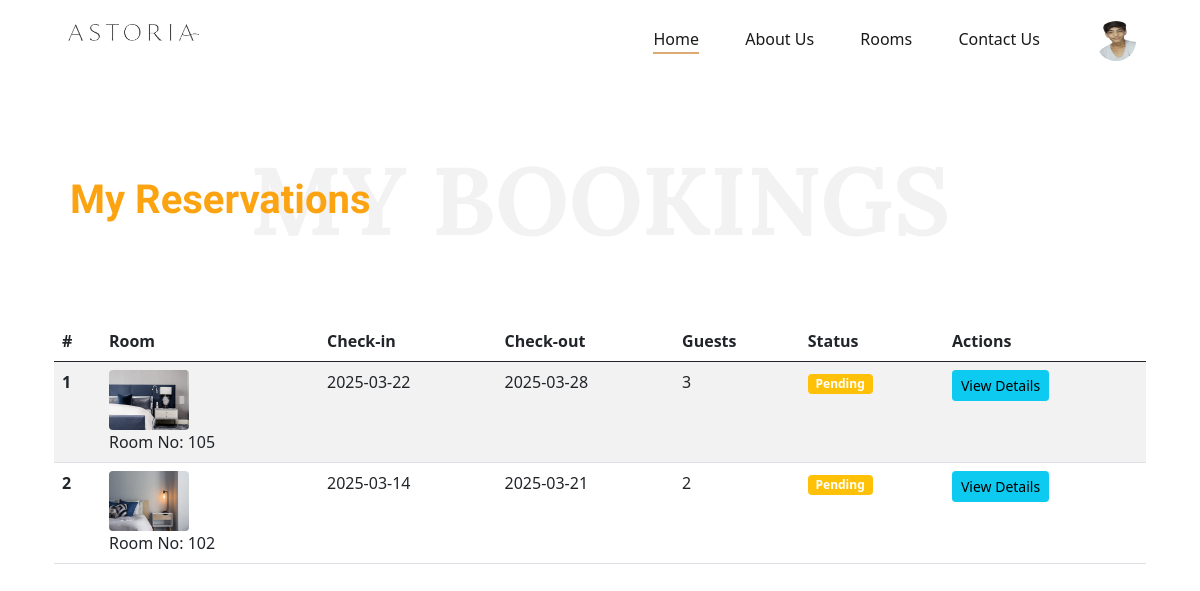
The app's page /user/user_mybookings.php (signed in) with its own data.
### tables this page shows
CREATE TABLE `bookings` (
  `booking_id` int NOT NULL,
  `user_id` int NOT NULL,
  `guest_name` varchar(50) NOT NULL,
  `room_no` int NOT NULL,
  `check_in` date NOT NULL,
  `check_out` date NOT NULL,
  `guests` int NOT NULL,
  `total_price` decimal(10,2) NOT NULL,
  `status` enum('Pending','Confirmed','Cancelled') DEFAULT 'Pending',
  `created_at` timestamp NULL DEFAULT CURRENT_TIMESTAMP,
  `checkin_status` enum('Not Checked-In','Checked-In','Checked-Out') DEFAULT 'Not Checked-In'
);

CREATE TABLE `rooms` (
  `id` int NOT NULL,
  `room_no` int NOT NULL,
  `room_name` varchar(255) NOT NULL,
  `room_type` varchar(50) NOT NULL,
  `price` decimal(10,2) NOT NULL,
  `size` varchar(30) NOT NULL,
  `capacity` varchar(30) NOT NULL,
  `bed` varchar(255) NOT NULL,
  `room_status` enum('Available','Booked','Maintenance') NOT NULL,
  `services` text NOT NULL,
  `description` text,
  `image` varchar(255) NOT NULL
);

### user/user_mybookings.php (the view, shortened to what this page needs)
<?php
include_once('../db_connection.php');
$id = $_SESSION['id'];
$query = "SELECT b.*, r.image FROM bookings b
          JOIN rooms r ON b.room_no = r.room_no
          WHERE b.user_id = $id ORDER BY b.created_at DESC";
$result = mysqli_query($con, $query);
?>
<!DOCTYPE html>
<html lang="en">
<head>
    <link rel="stylesheet" href="../assets/css/bootstrap.min.css">
</head>
<body>
    <?php include_once('user_header.php'); ?>
    <div class="container py-5">
        <div class="page-header text-center">
            <h1>My Bookings</h1>
            <p class="overlay-text">My Reservations</p>
        </div>
        <?php if (mysqli_num_rows($result) > 0) { ?>
            <div class="table-responsive">
                <table class="table table-striped">
                    <thead>
                        <tr>
                            <th>#</th>
                            <th>Room</th>
                            <th>Check-in</th>
                            <th>Check-out</th>
                            <th>Guests</th>
                            <th>Status</th>
                            <th>Actions</th>
                        </tr>
                    </thead>
                    <tbody>
                        <?php
                        $count = 1;
                        while ($row = mysqli_fetch_assoc($result)) {
                            $booking_id = $row['booking_id'];
                            $room_no = $row['room_no'];
                            $check_in = $row['check_in'];
                            $check_out = $row['check_out'];
                            $guests = $row['guests'];
                            $status = $row['status'];
                            $image = $row['image'];
                        ?>
                            <tr>
                                <th scope="row"><?php echo $count++; ?></th>
                                <td>
                                    <img src="../assets/images/rooms/<?php echo $image; ?>" alt="Room Image" width="80px" height="60px" class="rounded">
                                    <br>Room No: <?php echo $room_no; ?>
                                </td>
                                <td><?php echo $check_in; ?></td>
                                <td><?php echo $check_out; ?></td>
                                <td><?php echo $guests; ?></td>
                                <td>
                                    <span class="badge <?php echo ($status == 'Confirmed') ? 'bg-success' : 'bg-warning'; ?>">
                                        <?php echo $status; ?>
                                    </span>
                                </td>
                                <td>
                                    <button class="btn btn-info btn-sm" data-bs-toggle="modal" data-bs-target="#detailsModal<?php echo $booking_id; ?>">View Details</button>
                                </td>
                            </tr>
                        <?php } ?>
                    </tbody>
                </table>
            </div>
        <?php } ?>
    </div>
</body>
</html>

### assets/css/style.css (style rules this page uses)
html, body { height: 100%; font-family: "Cabin", sans-serif; -webkit-font-smoothing: antialiased; font-smoothing: antialiased; }
h1, h2, h3, h4, h5, h6 { margin: 0; color: #111111; font-weight: 400; font-family: "Lora", serif; }
h1 { font-size: 70px; }
p { font-size: 16px; font-family: "Cabin", sans-serif; color: #6b6b6b; font-weight: 400; line-height: 26px; margin: 0 0 15px 0; }
img { max-width: 100%; }
@media only screen and (min-width: 1200px) { .container { max-width: 1170px; } }
body { background-color: #f4f4f4; }
.page-header { position: relative; margin-bottom: 4rem; }
.page-header h1 { color: rgba(0, 0, 0, 0.05); font-size: 6rem; font-weight: bold; text-transform: uppercase; }
.page-header .overlay-text { position: absolute; top: 50%; transform: translateY(-50%); left: 1rem; color: #fca311; font-size: 2.5rem; font-weight: bold; }

### records on screen
bookings: rooms.image (picture), room_no "105", check_in "2025-03-22", check_out "2025-03-28", guests "3", status "Pending"
bookings: rooms.image (picture), room_no "102", check_in "2025-03-14", check_out "2025-03-21", guests "2", status "Pending"
